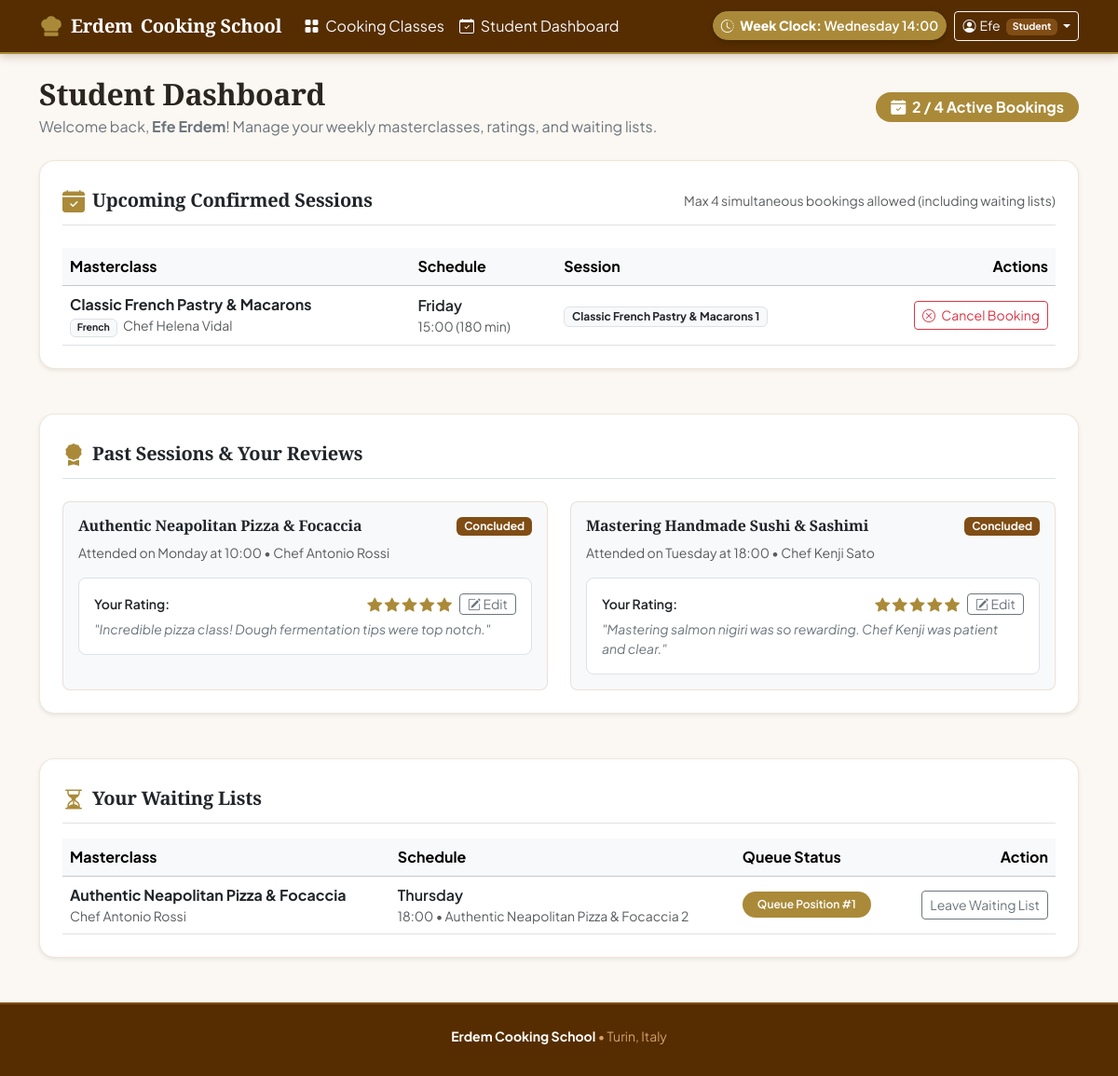
The app's page /profile/student (signed in) with its own data.
### tables this page shows
CREATE TABLE simulation (
                                        key TEXT PRIMARY KEY,
                                        value TEXT NOT NULL
                                );

CREATE TABLE users (
                                        id INTEGER PRIMARY KEY AUTOINCREMENT,
                                        first_name TEXT NOT NULL,
                                        last_name TEXT NOT NULL,
                                        email TEXT UNIQUE NOT NULL,
                                        password TEXT NOT NULL,
                                        role TEXT NOT NULL CHECK (role IN ('manager', 'student'))
                                );

CREATE TABLE enrollments (
                                        id INTEGER PRIMARY KEY AUTOINCREMENT,
                                        session_id INTEGER NOT NULL REFERENCES sessions(id) ON DELETE CASCADE,
                                        student_id INTEGER NOT NULL REFERENCES users(id) ON DELETE CASCADE,
                                        enrolled_at TIMESTAMP DEFAULT CURRENT_TIMESTAMP,
                                        UNIQUE(session_id, student_id)
                                );

CREATE TABLE classes (
                                        id INTEGER PRIMARY KEY AUTOINCREMENT,
                                        manager_id INTEGER NOT NULL REFERENCES users(id) ON DELETE CASCADE,
                                        title TEXT NOT NULL,
                                        cuisine TEXT NOT NULL, 
                                        difficulty TEXT NOT NULL,
                                        duration INTEGER NOT NULL,
                                        dietary_category TEXT NOT NULL CHECK(dietary_category IN ('Standard', 'Vegetarian', 'Vegan', 'Gluten-free')),
                                        chef TEXT NOT NULL,
                                        ingredients TEXT NOT NULL,
                                        description TEXT NOT NULL,
                                        photo1 TEXT NOT NULL,
                                        photo2 TEXT NOT NULL,
                                        photo3 TEXT NOT NULL
                                );

CREATE TABLE ratings (
                                        id INTEGER PRIMARY KEY AUTOINCREMENT,
                                        session_id INTEGER NOT NULL REFERENCES sessions(id) ON DELETE CASCADE,
                                        student_id INTEGER NOT NULL REFERENCES users(id) ON DELETE CASCADE,
                                        score INTEGER NOT NULL CHECK(score BETWEEN 1 AND 5),
                                        comment TEXT,
                                        created_at TIMESTAMP DEFAULT CURRENT_TIMESTAMP,
                                        UNIQUE(session_id, student_id)
                                );

CREATE TABLE waiting_list (
                                        id INTEGER PRIMARY KEY AUTOINCREMENT,
                                        session_id INTEGER NOT NULL REFERENCES sessions(id) ON DELETE CASCADE,
                                        student_id INTEGER NOT NULL REFERENCES users(id) ON DELETE CASCADE,
                                        joined_at TIMESTAMP DEFAULT CURRENT_TIMESTAMP,
                                        UNIQUE(session_id, student_id)
                                );

### app.py (the view)
@app.route('/profile/student')
@login_required
def studentProfile():
    if not current_user.isStudent():
        flash("This page is reserved for students.", "warning")
        return redirect(url_for('managerProfile'))
    enrollments = dao.getStudentEnrollments(current_user.id)
    waitingLists = dao.getStudentWaitingLists(current_user.id)
    upcomingEnrollments = [e for e in enrollments if not e['is_past']]
    pastEnrollments = [e for e in enrollments if e['is_past']]
    return render_template(
        'profile_student.html',
        upcomingEnrollments=upcomingEnrollments,
        pastEnrollments=pastEnrollments,
        waitingLists=waitingLists,
        totalEnrollments=len(enrollments)
    )

### templates/profile_student.html (shortened to what this page needs)
{% extends 'base.html' %}
{% block content %}
<div class="row mb-4 align-items-center">
  <div class="col-md-8">
    <h1 class="h2 fw-bold mb-1">Student Dashboard</h1>
    <p class="text-secondary mb-0">
      Welcome back, <strong>{{ current_user.firstName }} {{ current_user.lastName }}</strong>! Manage your weekly
      masterclasses, ratings, and waiting lists.
    </p>
  </div>
  <div class="col-md-4 text-md-end mt-3 mt-md-0">
      <span class="badge bg-warning text-dark px-3 py-2 fs-6 rounded-pill">
        <i class="bi bi-calendar-check-fill me-1"></i> {{ upcomingEnrollments|length + waitingLists|length }} / 4 Active Bookings
      </span>
  </div>
</div>
<div class="card border-0 shadow-sm rounded-4 mb-5 bg-white p-4">
  <div class="d-flex justify-content-between align-items-center mb-4 pb-2 border-bottom">
    <div class="d-flex align-items-center gap-2">
      <i class="bi bi-calendar-check-fill text-warning fs-4"></i>
      <h2 class="h5 fw-bold mb-0">Upcoming Confirmed Sessions</h2>
    </div>
    <span class="small text-muted">Max 4 simultaneous bookings allowed (including waiting lists)</span>
  </div>
  {% if upcomingEnrollments %}
  <div class="table-responsive">
    <table class="table align-middle mb-0">
      <thead class="table-light">
        <tr>
          <th scope="col">Masterclass</th>
          <th scope="col">Schedule</th>
          <th scope="col">Session</th>
          <th scope="col" class="text-end">Actions</th>
        </tr>
      </thead>
      <tbody>
        {% for e in upcomingEnrollments %}
        <tr>
          <td>
            <a href="{{ url_for('classDetail', classId=e.class_id) }}" class="fw-bold text-dark text-decoration-none">
              {{ e.title }}
            </a>
            <div class="small text-muted">
              <span class="badge bg-light text-dark border me-1">{{ e.cuisine }}</span>
              Chef {{ e.chef }}
            </div>
          </td>
          <td>
            <div class="fw-semibold text-dark">{{ e.day_of_week }}</div>
            <div class="small text-muted">{{ e.start_time }} ({{ e.duration }} min)</div>
          </td>
          <td>
            <span class="badge bg-light text-dark border">{{ e.kitchen }}</span>
          </td>
          <td class="text-end">
            {% if e.can_cancel %}
            <form action="{{ url_for('cancelSession', sessionId=e.session_id) }}" method="POST" class="d-inline"
              onsubmit="return confirm('Are you sure you want to cancel this booking?');">
              <button type="submit" class="btn btn-sm btn-outline-danger">
                <i class="bi bi-x-circle me-1"></i> Cancel Booking
              </button>
            </form>
            {% else %}
            <span class="badge bg-secondary-subtle text-secondary border py-2 px-2"
              title="Cancellations are locked within 12 hours of the start time.">
              <i class="bi bi-lock-fill me-1"></i> &lt; 12h (Locked)
            </span>
            {% endif %}
          </td>
        </tr>
        {% endfor %}
      </tbody>
    </table>
  </div>
  {% endif %}
</div>
<div class="card border-0 shadow-sm rounded-4 mb-5 bg-white p-4">
  <div class="d-flex align-items-center gap-2 mb-4 pb-2 border-bottom">
    <i class="bi bi-award-fill text-warning fs-4"></i>
    <h2 class="h5 fw-bold mb-0">Past Sessions &amp; Your Reviews</h2>
  </div>
  {% if pastEnrollments %}
  <div class="row g-4">
    {% for e in pastEnrollments %}
    <div class="col-12 col-md-6">
      <div class="card border rounded-3 p-3 bg-light h-100 d-flex flex-column justify-content-between">
        <div>
          <div class="d-flex justify-content-between align-items-start mb-2">
            <h3 class="h6 fw-bold mb-0 text-dark">{{ e.title }}</h3>
            <span class="badge bg-secondary">Concluded</span>
          </div>
          <p class="small text-muted mb-3">
            Attended on {{ e.day_of_week }} at {{ e.start_time }} &bull; Chef {{ e.chef }}
          </p>
          {% if e.user_rating %}
          <div class="p-3 bg-white border rounded-3">
            <div class="d-flex align-items-center justify-content-between mb-1">
              <span class="small fw-semibold text-dark">Your Rating:</span>
              <div class="d-flex align-items-center gap-2">
                <div class="text-warning">
                  {% for star in range(e.user_rating) %}
                  <i class="bi bi-star-fill"></i>
                  {% endfor %}
                </div>
                <button class="btn btn-sm btn-outline-secondary py-0 px-2 small" type="button" data-bs-toggle="collapse" data-bs-target="#editReview{{ e.session_id }}">
                  <i class="bi bi-pencil-square"></i> Edit
                </button>
              </div>
            </div>
            {% if e.user_comment %}
            <p class="small text-secondary mb-0 fst-italic">"{{ e.user_comment }}"</p>
            {% else %}
            <p class="small text-muted mb-0 fst-italic">No written comment provided.</p>
            {% endif %}
          </div>
          {% endif %}
        </div>
      </div>
    </div>
    {% endfor %}
  </div>
  {% else %}
  <div class="text-center py-4 text-muted">
    <p class="mb-0">You have not completed any masterclasses yet.</p>
  </div>
  {% endif %}
</div>
<div class="card border-0 shadow-sm rounded-4 mb-4 bg-white p-4">
  <div class="d-flex align-items-center gap-2 mb-3 pb-2 border-bottom">
    <i class="bi bi-hourglass-split text-warning fs-4"></i>
    <h2 class="h5 fw-bold mb-0">Your Waiting Lists</h2>
  </div>
  {% if waitingLists %}
  <div class="table-responsive">
    <table class="table align-middle mb-0">
      <thead class="table-light">
        <tr>
          <th scope="col">Masterclass</th>
          <th scope="col">Schedule</th>
          <th scope="col">Queue Status</th>
          <th scope="col" class="text-end">Action</th>
        </tr>
      </thead>
      <tbody>
        {% for w in waitingLists %}
        <tr>
          <td>
            <a href="{{ url_for('classDetail', classId=w.class_id) }}" class="fw-bold text-dark text-decoration-none">
              {{ w.title }}
            </a>
            <div class="small text-muted">Chef {{ w.chef }}</div>
          </td>
          <td>
            <div class="fw-semibold text-dark">{{ w.day_of_week }}</div>
            <div class="small text-muted">{{ w.start_time }} &bull; {{ w.kitchen }}</div>
          </td>
          <td>
            <span class="badge bg-warning text-dark px-3 py-2 rounded-pill fw-semibold">
              Queue Position #{{ w.position }}
            </span>
          </td>
          <td class="text-end">
            <form action="{{ url_for('leaveWaiting', sessionId=w.session_id) }}" method="POST" class="d-inline">
              <button type="submit" class="btn btn-sm btn-outline-secondary">
                Leave Waiting List
              </button>
            </form>
          </td>
        </tr>
        {% endfor %}
      </tbody>
    </table>
  </div>
  {% else %}
  <div class="text-center py-3 text-muted">
    <p class="mb-0">You are not on any session waiting lists.</p>
  </div>
  {% endif %}
</div>
{% endblock %}

### templates/base.html (shortened to what this page needs)
<!DOCTYPE html>
<html lang="en">
<head>
  <link href="https://cdn.jsdelivr.net/npm/bootstrap@5.3.3/dist/css/bootstrap.min.css" rel="stylesheet">
  <link rel="stylesheet" href="https://cdn.jsdelivr.net/npm/bootstrap-icons@1.11.3/font/bootstrap-icons.min.css">
  <link rel="stylesheet" href="{{ url_for('static', filename='css/style.css') }}">
</head>
<body class="d-flex flex-column min-vh-100">
  <header class="site-header sticky-top">
    <nav class="navbar navbar-expand-lg navbar-dark py-2">
      <div class="container">
        <a class="navbar-brand d-flex align-items-center gap-2 fw-bold text-white" href="{{ url_for('index') }}">
          <span>Erdem</span> Cooking School
        </a>
        <div class="collapse navbar-collapse" id="navbarMain">
          <ul class="navbar-nav me-auto mb-2 mb-lg-0">
            {% if current_user.is_authenticated %}
            <li class="nav-item">
              <a class="nav-link text-light" href="{{ url_for('classesCatalog') }}">
                <i class="bi bi-grid-fill me-1"></i> Cooking Classes
              </a>
            </li>
            {% endif %}
            {% if current_user.is_authenticated and current_user.isManager() %}
            <li class="nav-item">
              <a class="nav-link text-light" href="{{ url_for('managerProfile') }}">
                <i class="bi bi-speedometer2 me-1"></i> Manager Dashboard
              </a>
            </li>
            {% elif current_user.is_authenticated and current_user.isStudent() %}
            <li class="nav-item">
              <a class="nav-link text-light" href="{{ url_for('studentProfile') }}">
                <i class="bi bi-calendar-check me-1"></i> Student Dashboard
              </a>
            </li>
            {% endif %}
          </ul>
          <div class="d-flex align-items-center flex-wrap gap-2 ms-auto">
            <button type="button" class="btn btn-sm btn-outline-warning rounded-pill" data-bs-toggle="modal"
              data-bs-target="#clockModal">
              <i class="bi bi-clock-history me-1"></i>
              <strong>Week Clock:</strong> {{ simulatedDay }} {{ simulatedTime }}
            </button>
            {% if current_user.is_authenticated %}
            <div class="dropdown">
              <button class="btn btn-sm btn-outline-light dropdown-toggle" type="button" data-bs-toggle="dropdown">
                <i class="bi bi-person-circle me-1"></i>{{ current_user.firstName }}
                <span class="badge bg-secondary ms-1">{{ current_user.role|capitalize }}</span>
              </button>
            </div>
            {% else %}
            {% if request.endpoint not in ('login', 'register') %}
            <a href="{{ url_for('login') }}" class="btn btn-sm btn-warning fw-semibold">
              <i class="bi bi-box-arrow-in-right me-1"></i> Log In
            </a>
            {% endif %}
            {% endif %}
          </div>
        </div>
      </div>
    </nav>
  </header>
  <main id="main-content" class="py-4 flex-grow-1">
    <div class="container">
      {% block content %}{% endblock %}
    </div>
  </main>
  <footer class="site-footer py-4 mt-auto">
    <div class="container text-center small">
      <div class="mb-2">
        <strong class="text-white">Erdem Cooking School</strong> &bull; Turin, Italy
      </div>
    </div>
  </footer>
</body>
</html>

### records on screen
simulation: value "Wednesday"
simulation: value "14:00"
users: firstName "Efe", role "Student", lastName "Erdem"
enrollments: title "Classic French Pastry & Macarons", cuisine "French", chef "Helena Vidal", day_of_week "Friday", start_time "15:00", duration "180", kitchen "Classic French Pastry & Macarons 1"
enrollments: title "Authentic Neapolitan Pizza & Focaccia", day_of_week "Monday", start_time "10:00", chef "Antonio Rossi", user_comment "Incredible pizza class! Dough fermentation tips were top notch."
enrollments: title "Mastering Handmade Sushi & Sashimi", day_of_week "Tuesday", start_time "18:00", chef "Kenji Sato", user_comment "Mastering salmon nigiri was so rewarding. Chef Kenji was patient and clear."
waiting_list: title "Authentic Neapolitan Pizza & Focaccia", chef "Antonio Rossi", day_of_week "Thursday", start_time "18:00", kitchen "Authentic Neapolitan Pizza & Focaccia 2", position "1"

### other values on screen
{{ upcomingEnrollments|length + waitingLists|length }} "2"
